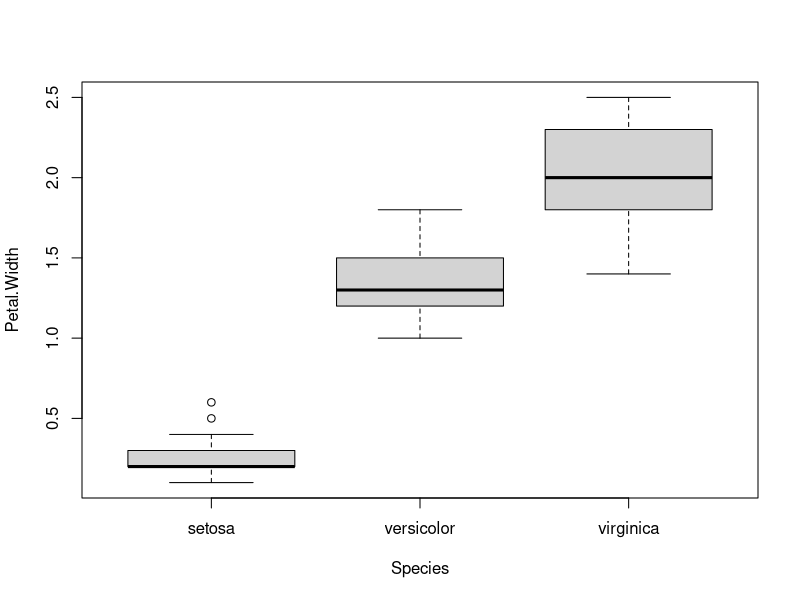

Write R code to recreate this figure. (Note: this script raises an error after producing the figure.)
#Ciara Trigg
#Collaborated with Thomas Melody and Zack Danchak 

#NUMBER 1

#a
?iris

#b
unique(iris, incomparables = FALSE)
# When run, this function outputs each row within the iris dataset
# and labels each one from 1-150. Thus there are 150 unique rows in
# the dataset

#c
#rownames(iris)[iris$Species == "setosa"]

mean(c(iris$Sepal.Width[1:50])) #setosa
mean(iris$Sepal.Width[51:100]) #versicolor
mean(iris$Sepal.Width[101:150]) #virginica 
#according to the output, setosa has the largest avg sepal width
#and versicolor has the smallest

#d
iris$Species[which.min(iris$Petal.Length)]
#the output of this code indicates that the flower with 
#the smallest petal length is the setosa 

#e
boxplot(Petal.Width~Species, data = iris)
#On a box plot, the two lines above and below the box represent
#the minimum and the maximum of the data. The box represents
#the interquartile range, or the bulk of the data. The dark
#line in the center of the box indicates the median.
#From this boxplot, we can conclude that the flower species
#with the greatest petal width is the virginica, and the species 
#with the smallest petal width is the setosa. Additionally, 
#we can conclude that virginica flowers have the greatest range
#of petal widths judging by the size of the box. 

#NUMBER 2

#B 
lastTerm = 1
thisTerm = 2
sum = 2; 

#continue iterating until the loop generates 4 million terms 
while (thisTerm <= 4000000) {
  nextTerm = lastTerm + thisTerm
  
  if (nextTerm %% 2 == 0) {
    sum = sum + nextTerm
  }
  #shift the identifiers are new terms are generated
  lastTerm = thisTerm
  thisTerm = nextTerm
}
#final sum output 4613732 which, according to Project Euler, is correct

#C
#create a vector with 1 element 
result = c(1)
prevTwo = 1
prevOne = 1

randoFig = function(nBack1, nBack2) {
  if (runif(1) < 0.5) {
    return(nBack1 + nBack2)
  } else {
    return(nBack1 - nBack2)
  }
}

#Loop until 500 
for (i in 2:500) {
  fiboRun = randoFig(prevOne, prevTwo) 
  results = append(results, abs(fiboRun)^(1/i))
  
  prevTwo = prevOne
  prevOne = fiboRun
}

plot(results, xlab='Input', ylab="Output", type="l")
abline(h=1.1319, col="red")


#NUMBER 3

#a 
a = 100
n = 500
A = rep(0,n)
for(t in 1:n){
  if (runif(1)<0.5){
    a = a + 1
  }
  else{
    a = a - 1
  }
  A[t] = a
}
plot(A, type = 'l', xlab = "Time", ylab = "Num of Particles", ylim = c(50,150))

#b
c = 100
m = 1000
C = rep(0,m)
for(t in 1:m){
  if (runif(1)<0.5){
    c = c + 1
  }
  else{
    c = c -1
  }
  C[t] = c
}
hist(C[500:m], main = "Balls in A after t = 500", xlab = "Num of Particles" )

#c
for(i in 1:5){
  d = 100
  D = c(100)
  #f = 1
  while(d > 90 && d < 110) {
    if (runif(1)<0.5){
      d = d + 1
    }
    else{
      d = d - 1
    }
    D = append(D, d)
    #f = f + 1
  }
  if(i == 1){
    plot(D, type = 'l', xlab = "Time", ylab = "Num of Particles", 
    main = "Particles in A", ylim = c(85,115), xlim = c(0, 200),col = rgb(runif(1), runif(1), runif(1)))
    abline(h=c(90,110), col = c("red","red"))
  }
  else{
    lines(D, type = 'l', xlab = "Time", 
    ylab = "Num of Particles", main = "Particles in A", col = rgb(runif(1), runif(1), runif(1)))
  }
}

# D
totalBalls = 100
minBalls = 100
newMin = c(100)
curTime = 0
minTime = c(0)

while(minBalls > 0){
  if(runif(1)<0.5){
    totalBalls = totalBalls + 1
  }
  else{
    totalBalls = totalBalls - 1
  }
  curTime = curTime + 1
  if(totalBalls < minBalls){
    minBalls = totalBalls
    newMin = append(newMin, minBalls)
    minTime = append(minTime, curTime)
  }
  #print(totalBalls)
  #print(minBalls)
}
plot(minTime, newMin, type = 'l', main = "Min particles in A over time", xlab = "Time", ylab = "Num Particles", log = 'x')


#NUMBER 4

#A 
# Since the area of a circle is equal to πr^2, and the area of the square is 
# (2r)^2, the probability of the dart landing in the circle = 0.7854/1, which
# equals 78.5%. 

#B

xCoords = rep(0, 10000)
yCoords = rep(0, 10000)
for (j in 1:10000) {
  xCoords[j] = runif(1, min = -0.5, max = 0.5)
  yCoords[j] = runif(1, min = -0.5, max = 0.5)
}
#determine how many darts landed on the circle
inCircle = 0
for (k in 1:10000) {
  if (xCoords[k]^(2) + yCoords[k]^2 <= (1/2)^2) { 
    inCircle = inCircle + 1
  }
}
# D
# In a test run, of 10000 darts thrown, approximately 78.33% (0.7833) of them 
# landed within the circle. Using the equation for area of a circle:
# A = πr^2, where A = 0.7833 we can solve for the estimated value of pi.
# After doing the calculation, pi is equal to 3.1332, which is similar to the 
# known value of pi, 3.14. 
  



